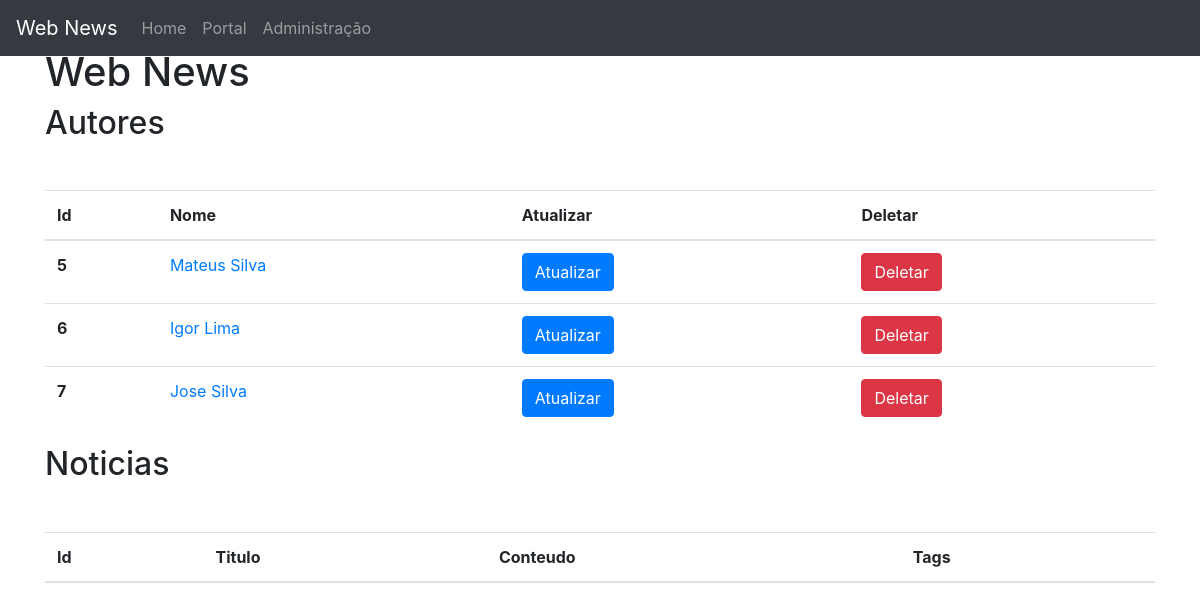
The app's page /, older data.
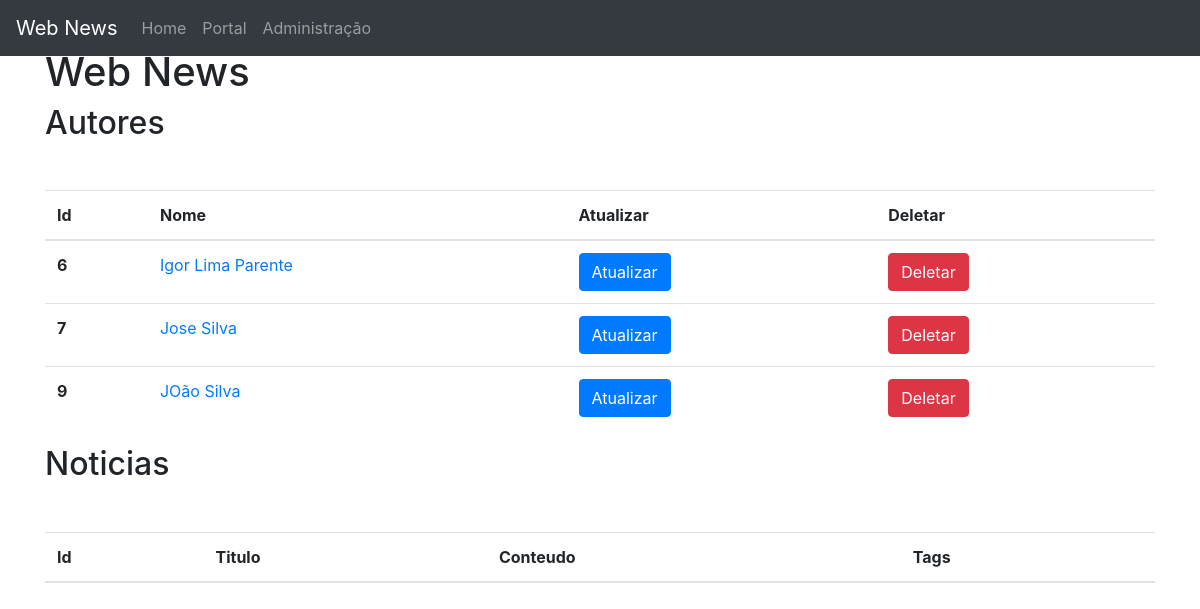
The same page, newer data.
### news/models.py (models this page shows, shortened)
class Autor(models.Model):
    nome = models.CharField('Nome', max_length=250)
    class Meta:
        verbose_name = 'Autor'
        verbose_name_plural = 'Autores'

### core/views.py (the view)
# urls.py: path('', index, name='homegape'),
def index(request):
    autores = Autor.objects.all()[0:5]
    noticias = Noticia.objects.all()[0:5]
    contexto = {'autores': autores, 'noticias': noticias}
    return render(request, 'base.html', contexto)

### templates/base.html (shortened to what this page needs)
{% load bootstrap4 %}
<!doctype html>
<html lang="en">
  <head>
    {% bootstrap_css %}
  </head>
  <body>
    <header>
      <nav class="navbar navbar-expand-md navbar-dark fixed-top bg-dark">
        <a class="navbar-brand" href="/">Web News</a>
        <div class="collapse navbar-collapse" id="navbarCollapse">
          <ul class="navbar-nav mr-auto">
            <li class="nav-item">
              <a class="nav-link" href="{% url 'homegape' %}">Home</a>
            </li>
            <li class="nav-item">
              <a class="nav-link" href="{% url 'index_autores' %}">Portal</a>
            </li>
            <li class="nav-item">
              <a class="nav-link" href="/admin/">Administração</a>
            </li>
          </ul>
        </div>
      </nav>
    </header>
    <main role="main" class="container">
      <h1 class="mt-5">Web News</h1>
      {% block content %}
      <h2>Autores</h2>
      <table class="table mt-5">
        <thead>
          <tr>
            <th scope="col">Id</th>
            <th scope="col">Nome</th>
            <th scope="col">Atualizar</th>
            <th scope="col">Deletar</th>
          </tr>
        </thead>
        <tbody>
        {% for autor in autores %}
          <tr>
            <th scope="row">{{autor.id}}</th>
            <td><a href="{% url 'detalhar_autores' autor.id %}">{{ autor.nome }}</a></td>
            <td><a href="{% url 'atualizar_autores' autor.id %}" class="btn btn-primary">Atualizar</a></td>
            <td><a href="{% url 'deletar_autores' autor.id %}" class="btn btn-danger">Deletar</a></td>
          </tr>
        {% endfor  %}
        </tbody>
      </table>
      <h2>Noticias</h2>
      <table class="table mt-5">
        <thead>
          <tr>
            <th scope="col">Id</th>
            <th scope="col">Titulo</th>
            <th scope="col">Conteudo</th>
            <th scope="col">Tags</th>
          </tr>
        </thead>
      </table>
      {% endblock %}
    </main>
  </body>
</html>

Row changes from the older to the newer data that the page shows:
removed Autor: id "5", nome "Mateus Silva"
changed Autor id 6: nome "Igor Lima" → "Igor Lima Parente"
added Autor: id "9", nome "JOão Silva"
